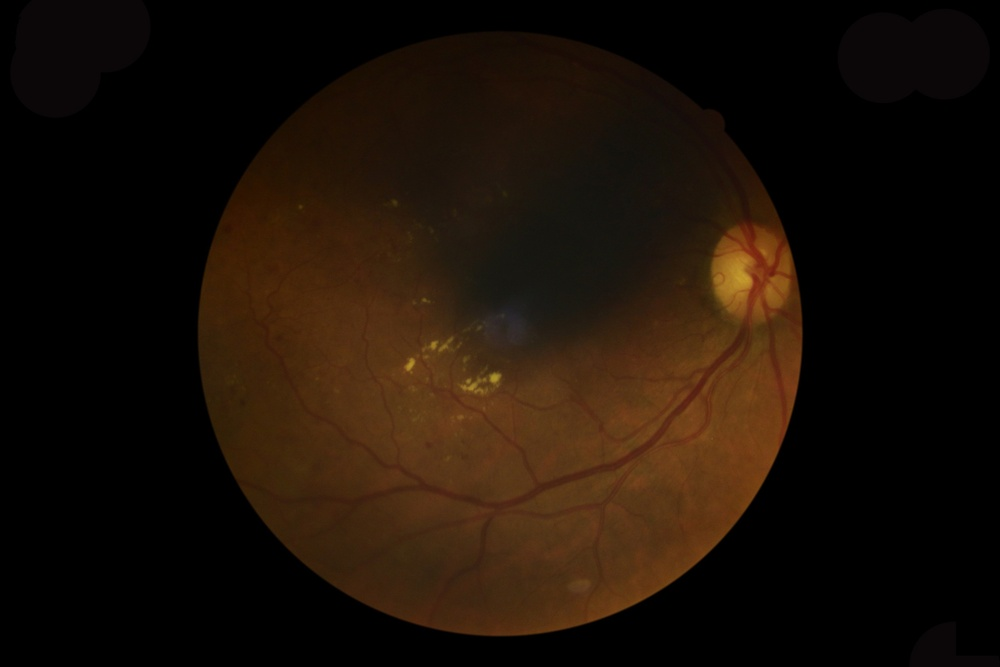
#> input picture data/007-3607-200.jpg, 1000 x 667 px, shrunk from 2736 x 1824 before the run
$ jupyter execute codeclementplayout_seoud.ipynb
#> lines starting #> are read from the running program, lines starting #| are printed output that depends on the picture; after the words box and inside, x2 and y2 are one past the last pixel; in counts of white or black regions, pixels touching at a corner belong together
#> further down, image is the input picture: shape (667, 1000, 3); mean B, G, R 7, 16.4, 27.8
[cell 1]
import cv2
import numpy as np
import matplotlib.pyplot as plt

def fundus_roi(image, mask=None):
    hsv_image = cv2.cvtColor(image, cv2.COLOR_BGR2HSV)
#> hsv_image: shape (667, 1000, 3); mean H, S, V 14, 88.2, 27.8
    h, s, v = cv2.split(hsv_image)
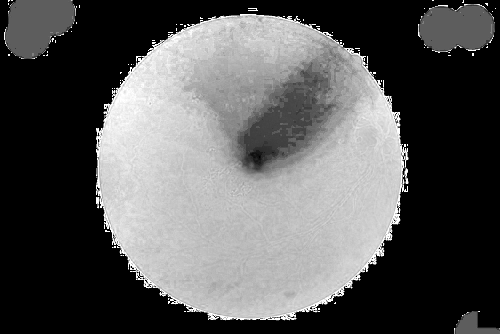
#> s: shape (667, 1000) (shown at 1/2 size); min 0, max 255, mean 88.2
    threshold = 15
    _, roi = cv2.threshold(v, threshold, 1, cv2.THRESH_BINARY)
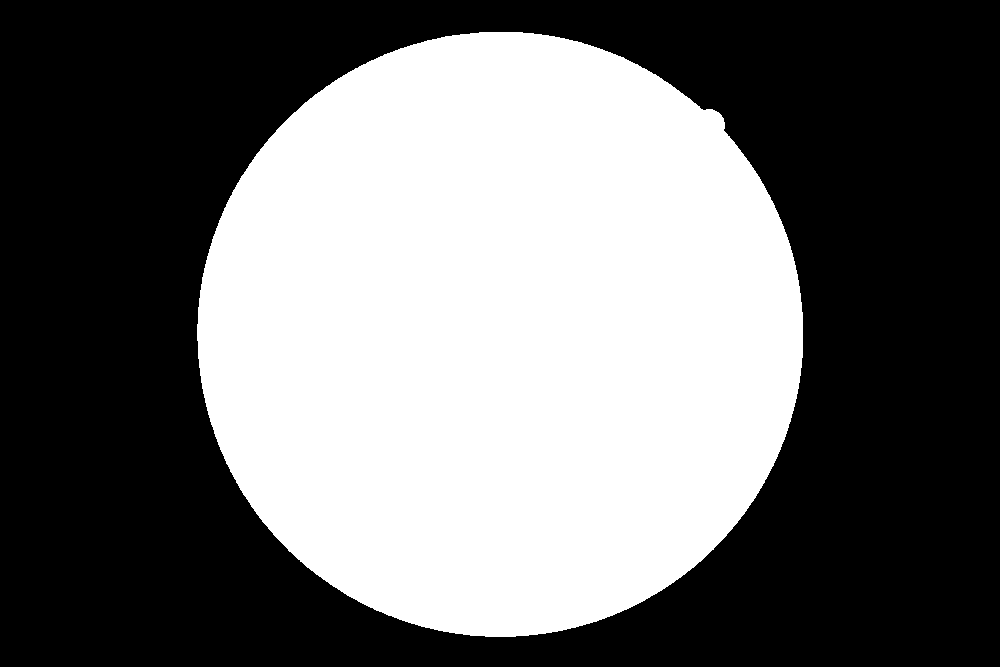
#> roi: shape (667, 1000); values 0 (black) and 1 (white), 43.2% white; 1 white region, box (x1, y1, x2, y2) and area: (197, 32, 803, 637) 288147
    roi = roi.astype(bool)
    white_pixels = np.argwhere(roi == 1)
#> white_pixels = 288147 pairs, first value 32 to 636, second value 197 to 802
    if white_pixels.size == 0:
        print("Aucun pixel blanc trouvé dans le masque.")
        return {"roi": roi, "diameter": 0, "image": image}
    x_min, y_min = np.min(white_pixels, axis=0)
#> x_min = 32; y_min = 197
    x_max, y_max = np.max(white_pixels, axis=0)
#> x_max = 636; y_max = 802
    diameter_x = x_max - x_min
#> diameter_x = 604
    diameter_y = y_max - y_min
#> diameter_y = 605
    diameter = int(np.maximum(diameter_x, diameter_y))
#> diameter = 605
    return {"roi": roi, "diameter": diameter, "image": image}


def apply_seoud(image, roi=None, diameter=None):
    data = fundus_roi(image)
#> data = 3 items
    roi = data["roi"]
    D = data["diameter"]
#> D = 605
    roi_bool = roi > 0

    mean_img = np.mean(image[roi_bool])
#> mean_img = 38.66
    std_img = np.std(image[roi_bool])
#> std_img = 27.93
    kernel = cv2.getStructuringElement(cv2.MORPH_CROSS, (3, 3))
    dilated_image = cv2.dilate(image, kernel, iterations=25)
    image[roi == 0] = np.mean(image, axis=(0, 1))
    roi = roi.astype(np.uint8)
    roi = cv2.erode(roi, np.ones((9, 9)), iterations=1)
#> roi: shape (667, 1000); values 0 (black) and 1 (white), 41.8% white; 1 white region, box (x1, y1, x2, y2) and area: (201, 36, 799, 633) 278509
    expended_roi = np.expand_dims(roi, 2)
    dilated_image[dilated_image[:, :, 0] < 100] = np.mean(dilated_image, axis=(0, 1))
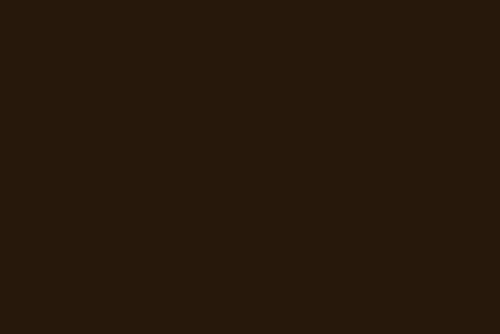
#> dilated_image: shape (667, 1000, 3) (shown at 1/2 size); mean B, G, R 11, 24, 39

    image = image * expended_roi + (1 - expended_roi) * dilated_image
    # image[roi==0] = np.mean(image, axis=(0,1))
    h0 = D // 5
#> h0 = 121
    h1 = D // 10
#> h1 = 60
    h2 = D // 360
#> h2 = 1
    h3 = D // 28
#> h3 = 21
    h0 += (h0 + 1) % 2
    h1 += (h1 + 1) % 2
#> h1 = 61
    h2 += (h2 + 1) % 2
    h3 += (h3 + 1) % 2

    blur = cv2.medianBlur(image, min(h1, 255))

    std = local_std(image, h1)
    std = std.clip(std_img, std.max())
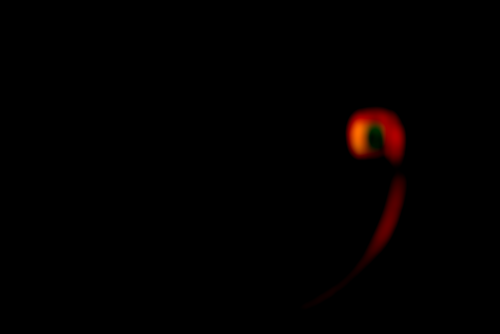
#> std: shape (667, 1000, 3) float32 (shown at 1/2 size); mean B, G, R 28, 28, 28.2; drawn with min black and max white

    c1s = cv2.split(image)
    c2s = cv2.split(blur)
    out = []
    for c1, c2 in zip(c1s, c2s):
        out.append(cv2.addWeighted(c1, 1, c2, -1, np.mean(image)))
#> this loop made 3 passes
#> after the loop, out = 3 items
    output = cv2.merge(out)

    hpf = cv2.addWeighted(output, 1, cv2.blur(output, (h3, h3)), -1, np.mean(output))

    output = cv2.addWeighted(output.astype(np.float32), 1, cv2.divide(hpf.astype(np.float32), std + 1e-7), 1, 0).clip(0, 255)

    cs = cv2.split(output)
    out = []
    for c in cs:
        c = (std_img * (c - c.mean()) / c.std()) + 127
        c = c.clip(mean_img - 3 * std_img, mean_img + 3 * std_img)
        out.append(c)
#> this loop made 3 passes
#> pass 1, in apply_seoud, `c = c.clip(mean_img - 3 * std_img, mean_img + 3 * std_img)`:
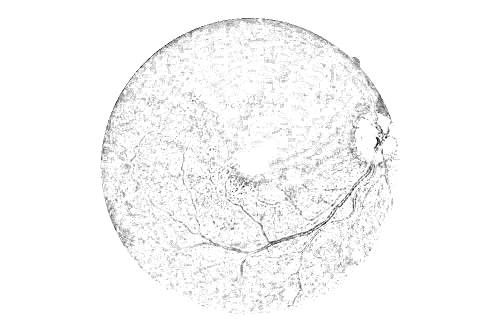
#> c: shape (667, 1000) float32 (shown at 1/2 size); min -45.14, max 122.5, mean 117.9; drawn with min black and max white

    output = cv2.merge(out).clip(0, 255).astype(np.uint8)
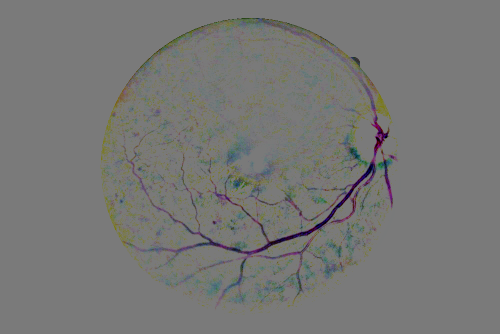
#> output: shape (667, 1000, 3) (shown at 1/2 size); mean of channels 0, 1, 2 117.5, 119.3, 119; drawn as B, G, R
    return {'image': image, 'output': output * expended_roi}


def local_std(image, size):
    img_sq = cv2.multiply(image.astype(np.float32), image.astype(np.float32))
    E_img_sq = cv2.blur(img_sq, (size, size))

    E_local = cv2.blur(image.astype(np.float32), (size, size))
    sq_E_local = cv2.multiply(E_local, E_local)

    var = cv2.add(E_img_sq, -sq_E_local)
    std = cv2.sqrt(var.clip(1e-3, var.max()))
    return std

image = cv2.imread('../data/007-3607-200.jpg')
plt.imshow(image)
plt.show()
if image is None:
    print("Erreur: Impossible de charger l'image.")
    print("Vérifiez le chemin de l'image.")
else:
    seoud_image = apply_seoud(image)
#> seoud_image = 2 items
    plt.imshow(seoud_image['output'])
    plt.show()
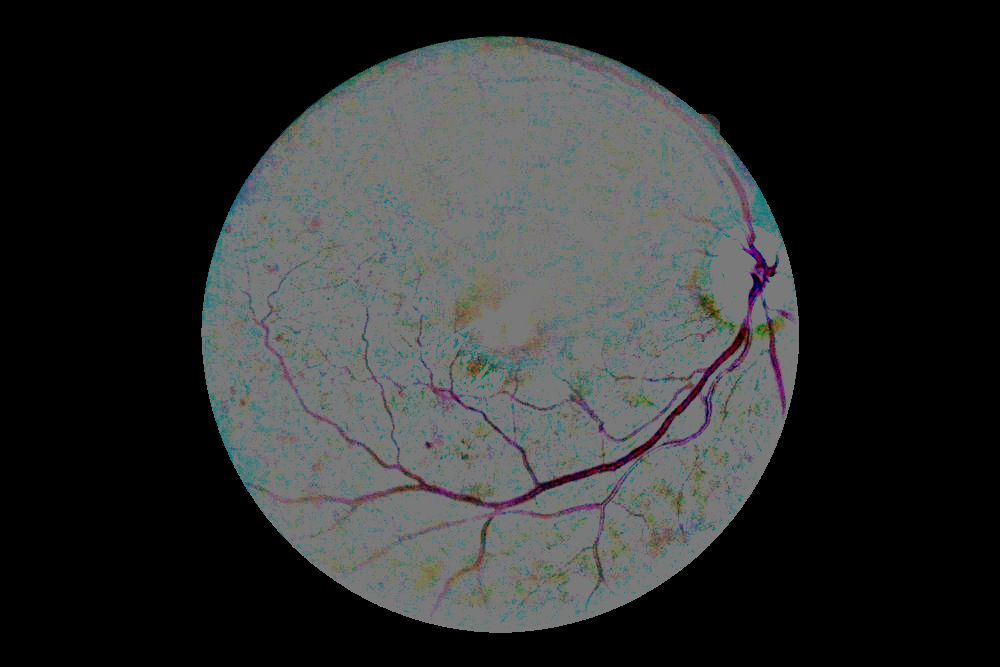
#> shown: shape (667, 1000, 3); mean R, G, B 46.4, 48.2, 48

$ run again, with data/007-4766-200.jpg copied over data/007-3607-200.jpg
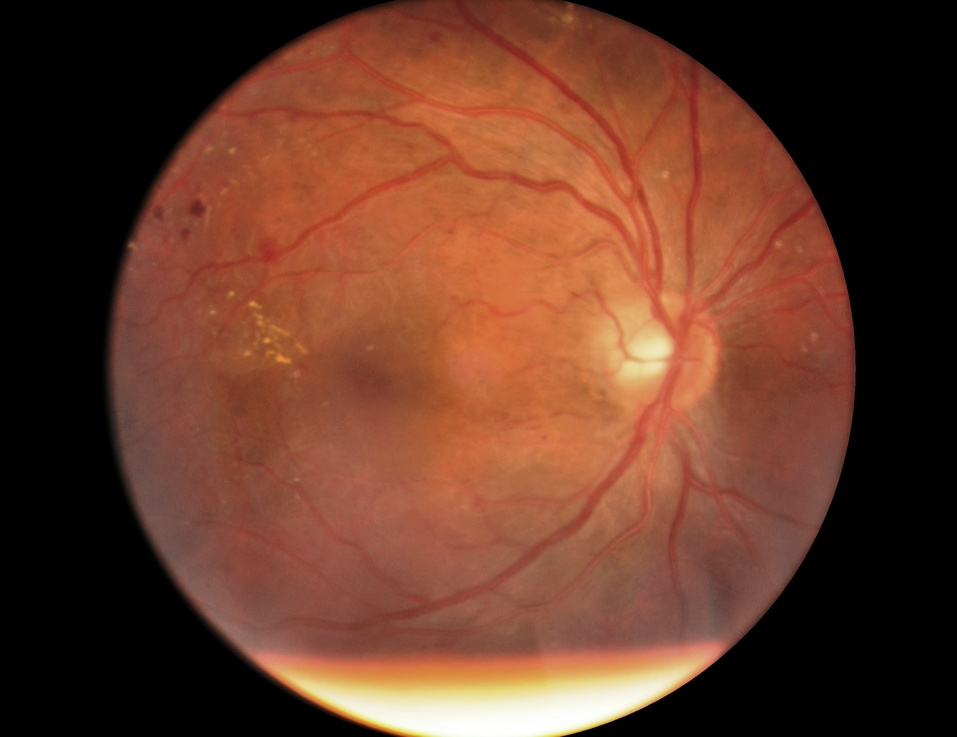
#> input picture data/007-4766-200.jpg, 957 x 737 px, shrunk from 2584 x 1990 before the run
#> image is the input picture: shape (737, 957, 3); mean B, G, R 40.7, 58.4, 102.7
#> hsv_image: shape (737, 957, 3); mean H, S, V 6.4, 101.4, 102.7
#> in fundus_roi, `_, roi = cv2.threshold(v, threshold, 1, cv2.THRESH_BINARY)`:
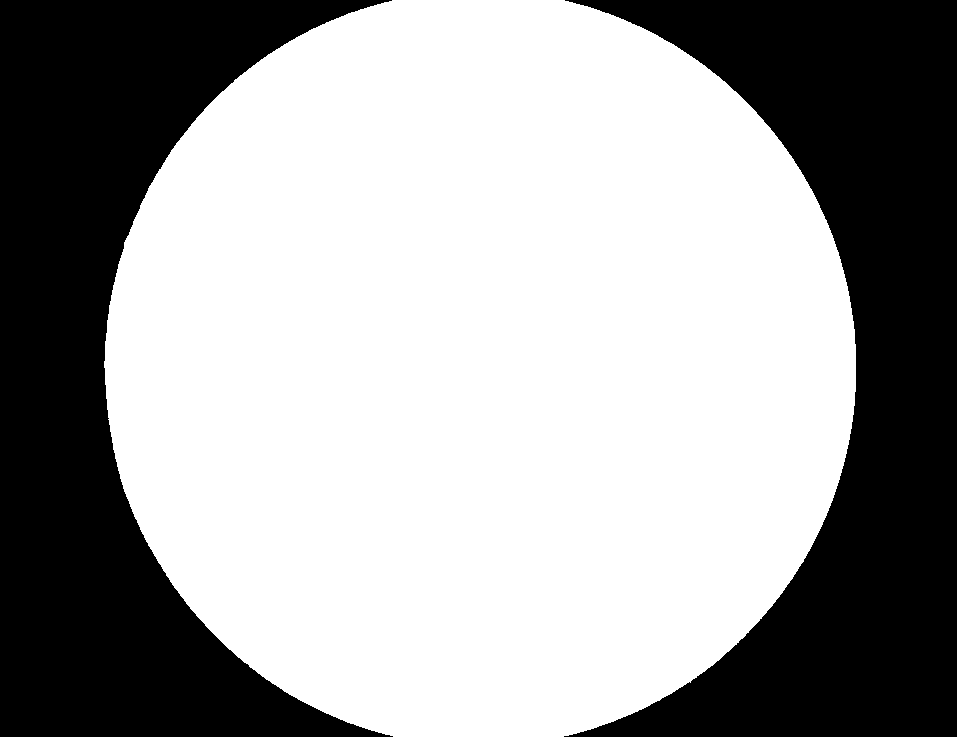
#> roi: shape (737, 957); values 0 (black) and 1 (white), 63% white; 2 black regions, box (x1, y1, x2, y2) and area: (0, 0, 393, 737) 131573, (564, 0, 957, 737) 129378
#> white_pixels = 444358 pairs, first value 0 to 736, second value 104 to 855
#> x_min = 0; y_min = 104
#> x_max = 736; y_max = 855
#> diameter_x = 736
#> diameter_y = 751
#> data = 3 items
#> D = 751
#> mean_img = 106.7
#> std_img = 54.07
#> in apply_seoud, `h0 = D // 5`: h0 = 150
#> h1 = 75
#> in apply_seoud, `h2 = D // 360`: h2 = 2
#> in apply_seoud, `h3 = D // 28`: h3 = 26
#> in apply_seoud, `h0 += (h0 + 1) % 2`: h0 = 151
#> in apply_seoud, `h2 += (h2 + 1) % 2`: h2 = 3
#> in apply_seoud, `h3 += (h3 + 1) % 2`: h3 = 27
#> the loop in apply_seoud, `for c1, c2 in zip(c1s, c2s):` made 3 passes
#> after the loop in apply_seoud, `for c1, c2 in zip(c1s, c2s):`: out = 3 items
#> the loop in apply_seoud, `for c in cs:` made 3 passes
#> seoud_image = 2 items
#> `plt.show()`:
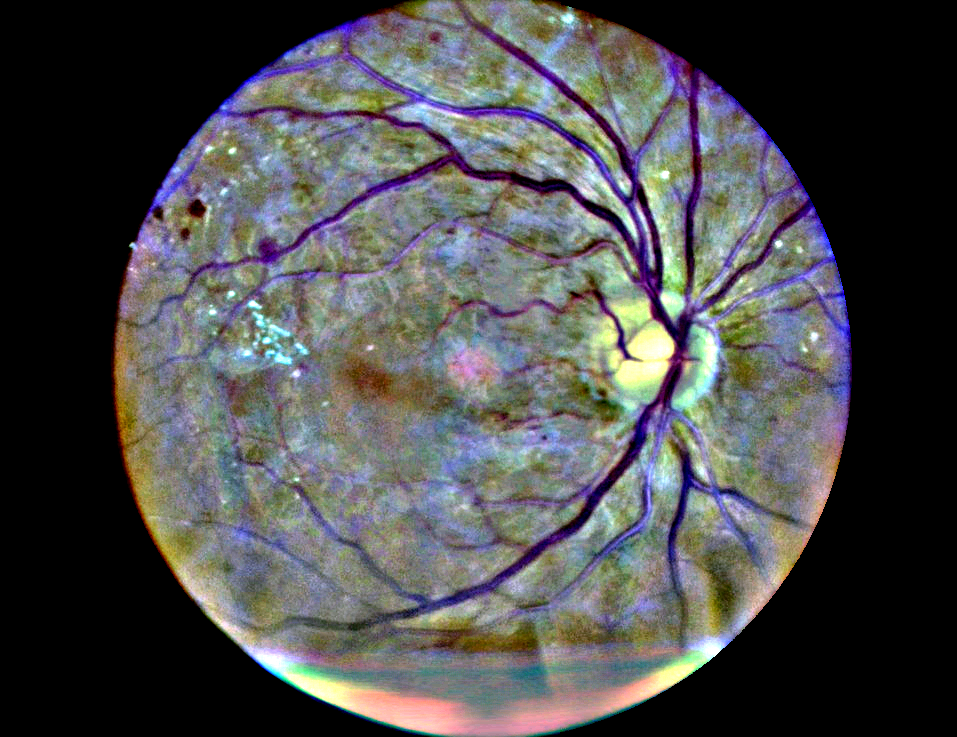
#> shown: shape (737, 957, 3); mean R, G, B 76.4, 76.2, 77.1

$ run again, with data/007-4773-200.jpg copied over data/007-3607-200.jpg
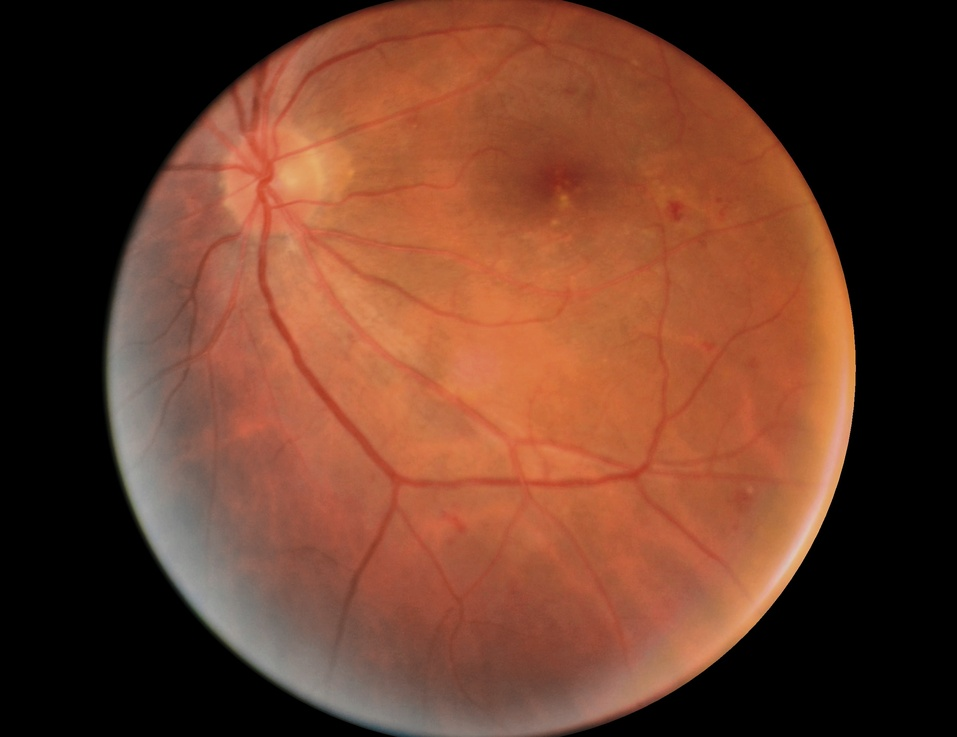
#> input picture data/007-4773-200.jpg, 957 x 737 px, shrunk from 2584 x 1990 before the run
#> image is the input picture: shape (737, 957, 3); mean B, G, R 42, 60.9, 106.7
#> hsv_image: shape (737, 957, 3); mean H, S, V 7.1, 99.5, 106.8
#> in fundus_roi, `_, roi = cv2.threshold(v, threshold, 1, cv2.THRESH_BINARY)`:
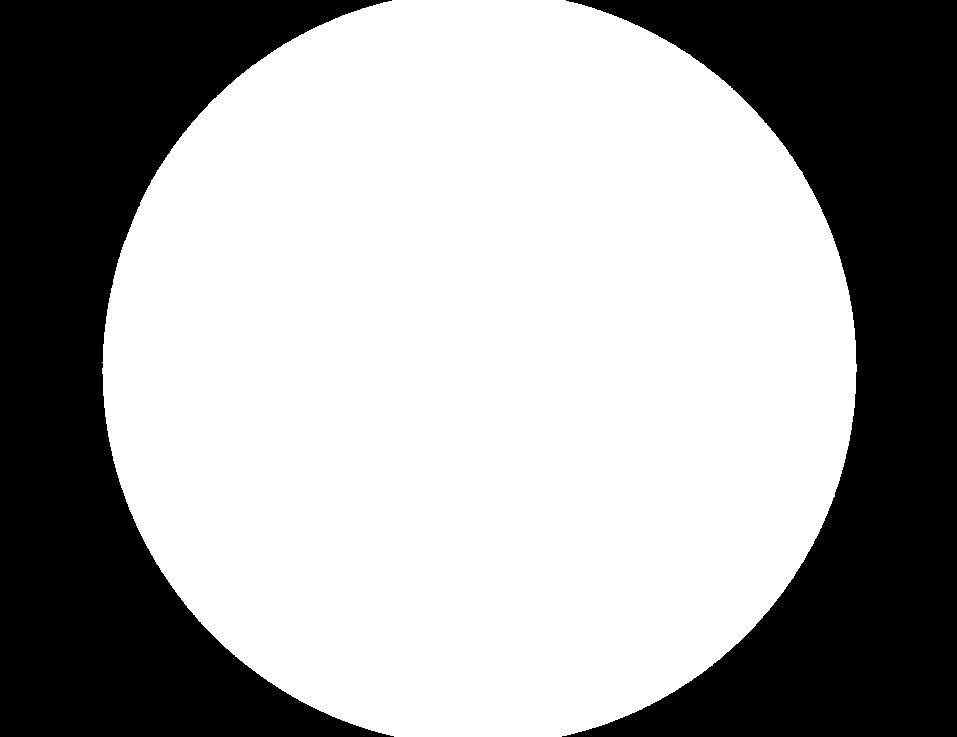
#> roi: shape (737, 957); values 0 (black) and 1 (white), 63.2% white; 2 black regions, box (x1, y1, x2, y2) and area: (0, 0, 394, 737) 130432, (562, 0, 957, 737) 129288
#> white_pixels = 445589 pairs, first value 0 to 736, second value 102 to 856
#> x_min = 0; y_min = 102
#> x_max = 736; y_max = 856
#> diameter_x = 736
#> diameter_y = 754
#> data = 3 items
#> D = 754
#> mean_img = 110.6
#> std_img = 50.27
#> in apply_seoud, `h0 = D // 5`: h0 = 150
#> h1 = 75
#> in apply_seoud, `h2 = D // 360`: h2 = 2
#> in apply_seoud, `h3 = D // 28`: h3 = 26
#> in apply_seoud, `h0 += (h0 + 1) % 2`: h0 = 151
#> in apply_seoud, `h2 += (h2 + 1) % 2`: h2 = 3
#> in apply_seoud, `h3 += (h3 + 1) % 2`: h3 = 27
#> the loop in apply_seoud, `for c1, c2 in zip(c1s, c2s):` made 3 passes
#> after the loop in apply_seoud, `for c1, c2 in zip(c1s, c2s):`: out = 3 items
#> the loop in apply_seoud, `for c in cs:` made 3 passes
#> seoud_image = 2 items
#> `plt.show()`:
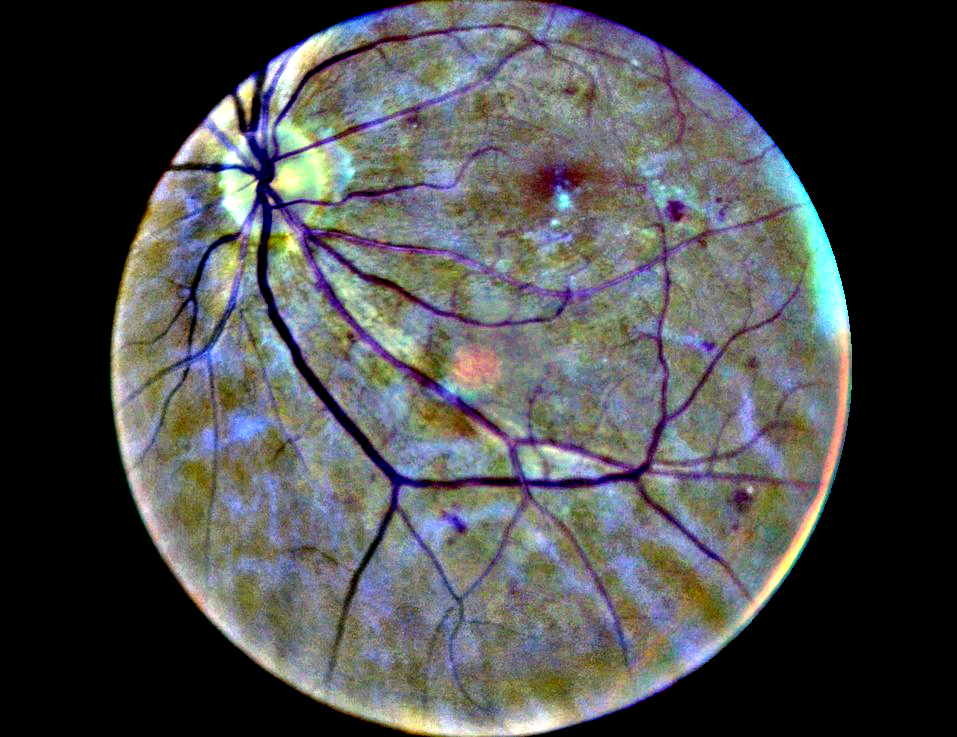
#> shown: shape (737, 957, 3); mean R, G, B 74.8, 75.8, 76.5
